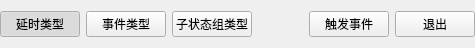
<?xml version="1.0" encoding="UTF-8"?>
<ui version="4.0">
 <class>TargetLessStateTest</class>
 <widget class="QWidget" name="TargetLessStateTest">
  <property name="geometry">
   <rect>
    <x>0</x>
    <y>0</y>
    <width>475</width>
    <height>41</height>
   </rect>
  </property>
  <property name="windowTitle">
   <string>Form</string>
  </property>
  <layout class="QHBoxLayout" name="horizontalLayout">
   <property name="leftMargin">
    <number>0</number>
   </property>
   <property name="rightMargin">
    <number>0</number>
   </property>
   <item>
    <widget class="QPushButton" name="btn_delay">
     <property name="text">
      <string>延时类型</string>
     </property>
     <property name="checkable">
      <bool>true</bool>
     </property>
     <property name="checked">
      <bool>true</bool>
     </property>
     <attribute name="buttonGroup">
      <string notr="true">buttonGroup</string>
     </attribute>
    </widget>
   </item>
   <item>
    <widget class="QPushButton" name="btn_event">
     <property name="text">
      <string>事件类型</string>
     </property>
     <property name="checkable">
      <bool>true</bool>
     </property>
     <attribute name="buttonGroup">
      <string notr="true">buttonGroup</string>
     </attribute>
    </widget>
   </item>
   <item>
    <widget class="QPushButton" name="btn_subgroup">
     <property name="text">
      <string>子状态组类型</string>
     </property>
     <property name="checkable">
      <bool>true</bool>
     </property>
     <attribute name="buttonGroup">
      <string notr="true">buttonGroup</string>
     </attribute>
    </widget>
   </item>
   <item>
    <spacer name="horizontalSpacer">
     <property name="orientation">
      <enum>Qt::Horizontal</enum>
     </property>
     <property name="sizeHint" stdset="0">
      <size>
       <width>229</width>
       <height>20</height>
      </size>
     </property>
    </spacer>
   </item>
   <item>
    <widget class="QPushButton" name="btn_trigger">
     <property name="text">
      <string>触发事件</string>
     </property>
    </widget>
   </item>
   <item>
    <widget class="QPushButton" name="btn_exit">
     <property name="text">
      <string>退出</string>
     </property>
    </widget>
   </item>
  </layout>
 </widget>
 <resources/>
 <connections/>
 <buttongroups>
  <buttongroup name="buttonGroup"/>
 </buttongroups>
</ui>
